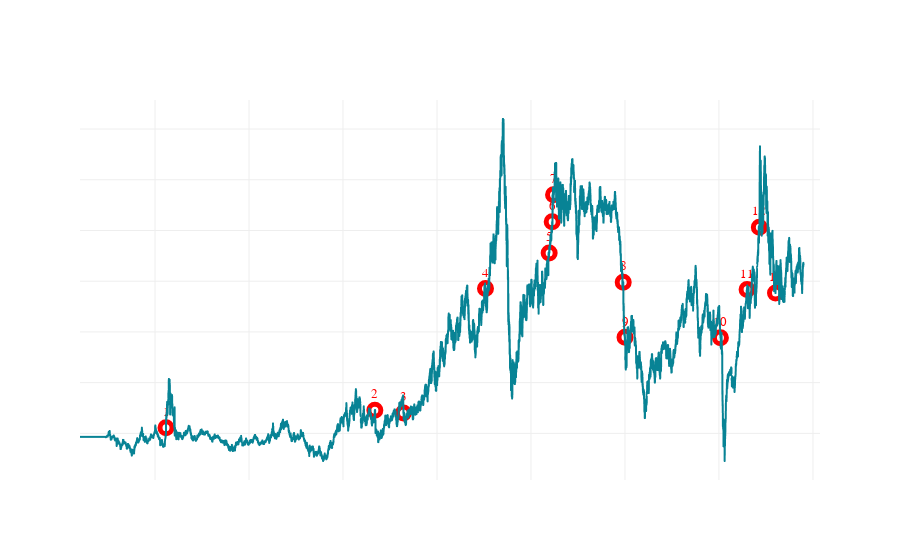

This figure's notebook cell:
### Markdown cell above
#### <font color='#FFBF78'>3.3 Exibição de dados (Marco)</font>

### Code cell
def grafico_momento_preco(df_oleo):
    
    # Função para plotar momentos chave no gráfico
    
    def plot_momentos_chaves_preco_petroleo(fig, df_oleo, evento):
        for ponto, id_evento in evento.items():
            if not df_oleo.query(f'DATA == "{ponto}"').empty:
                fig.add_scatter(
                    x=[ponto], 
                    y=[float(df_oleo.query(f'DATA == "{ponto}"')['PRECO'])], 
                    mode='markers+text', 
                    marker=dict(size=12, symbol='circle-open', color='red', line=dict(width=5)),
                    text=[id_evento.split('.')[0]],  # Apenas o número do evento
                    textposition="top center",
                    textfont=dict(color='red', size=13, family="Arial Black"),
                    hovertext=[id_evento],  # Texto do evento para o hover
                    hoverinfo="text",  # Exibir apenas o texto no hover
                    showlegend=False
                )

    # Função para definir a legenda personalizada
    def set_legenda(fig):
        fig.update_layout(
            legend=dict(
                title='Legenda',
                itemsizing='constant'
            )
        )


    # Eventos chave
    eventos = {
        '1990-08-02': '1. Guerra do Golfo (1990-1991)',
        '2001-09-11': '2. Atentados terroristas nos EUA (2001)',
        '2003-03-20': '3. Guerra do Iraque (2003-2011)',
        '2007-08-01': '4. Crise financeira global (2007-2008)',
        '2010-12-20': '5. Primavera Árabe (2010-2012)',
        '2011-02-17': '6. Guerra Civil na Líbia (2011)',
        '2011-03-15': '7. Conflito na Síria (a partir de 2011)',
        '2014-11-28': '8. OPEP mantém ritmo de produção (2014)',
        '2015-01-02': '9. Grande produção e baixa demanda (2015)',
        '2020-01-30': '10. Pandemia de COVID-19 (2020-2022)',
        '2021-07-01': '11. Recuperação econômica pós-COVID (2021-presente)',
        '2022-02-24': '12. Conflito Rússia-Ucrânia (2022-presente)',
        '2023-01-04': '13. Decisões da OPEC+ e COVID-19 (2022-2023)'
    }

    # Parâmetros de personalização
    titulo_cor = 'white'
    eixo_x_cor = 'white'
    eixo_y_cor = 'white'
    linha_cor = '#088395'
    # fundo_cor = 'black'

    # Criar o gráfico
    fig = px.line(df_oleo, x='DATA', y='PRECO', title='Evolução do preço do barril de petróleo Brent ao longo das décadas (1987 até hoje)', labels={'PRECO':'Preço em US$', 'DATA':'Ano'})

    # Personalizar cores da linha e fundo
    fig.update_traces(line=dict(color=linha_cor))  # Cor da linha

    # Personalizar cores do título e eixos
    fig.update_layout(
        title_font=dict(color=titulo_cor, size=20),
        # title_font=dict(size=20),
        plot_bgcolor='rgba(0, 0, 0, 0)', 
        paper_bgcolor='rgba(0, 0, 0, 0)', 
        # width=1200,
        # height=600,
        xaxis=dict(title_font=dict(color=eixo_x_cor), tickfont=dict(color=eixo_x_cor)),
        yaxis=dict(title_font=dict(color=eixo_y_cor), tickfont=dict(color=eixo_y_cor))
    )

    # Plotar os momentos chave
    plot_momentos_chaves_preco_petroleo(fig, df_oleo, eventos)

    # Definir a legenda personalizada
    set_legenda(fig)

    # Exibir o gráfico
    fig.show()


grafico_momento_preco(df_oleo)

### Figure 1 — Plotly figure (JSON) as saved in the notebook; plotly's stock layout.template omitted (floating-point values rounded to 4 significant figures; data arrays with more than 128 entries replaced by an {"elided": "..."} marker saying what was removed)
{"data": [{"hovertemplate": "Ano=%{x}<br>Preço em US$=%{y}<extra></extra>", "legendgroup": "", "line": {"color": "#088395", "dash": "solid"}, "marker": {"symbol": "circle"}, "mode": "lines", "name": "", "showlegend": false, "type": "scattergl", "x": {"elided": "13473 str values"}, "xaxis": "x", "y": {"elided": "13473 float values"}, "yaxis": "y"}, {"hoverinfo": "text", "hovertext": ["1. Guerra do Golfo (1990-1991)"], "marker": {"color": "red", "line": {"width": 5}, "size": 12, "symbol": "circle-open"}, "mode": "markers+text", "showlegend": false, "text": ["1"], "textfont": {"color": "red", "family": "Arial Black", "size": 13}, "textposition": "top center", "type": "scatter", "x": ["1990-08-02"], "y": [22.25]}, {"hoverinfo": "text", "hovertext": ["2. Atentados terroristas nos EUA (2001)"], "marker": {"color": "red", "line": {"width": 5}, "size": 12, "symbol": "circle-open"}, "mode": "markers+text", "showlegend": false, "text": ["2"], "textfont": {"color": "red", "family": "Arial Black", "size": 13}, "textposition": "top center", "type": "scatter", "x": ["2001-09-11"], "y": [29.12]}, {"hoverinfo": "text", "hovertext": ["3. Guerra do Iraque (2003-2011)"], "marker": {"color": "red", "line": {"width": 5}, "size": 12, "symbol": "circle-open"}, "mode": "markers+text", "showlegend": false, "text": ["3"], "textfont": {"color": "red", "family": "Arial Black", "size": 13}, "textposition": "top center", "type": "scatter", "x": ["2003-03-20"], "y": [28]}, {"hoverinfo": "text", "hovertext": ["4. Crise financeira global (2007-2008)"], "marker": {"color": "red", "line": {"width": 5}, "size": 12, "symbol": "circle-open"}, "mode": "markers+text", "showlegend": false, "text": ["4"], "textfont": {"color": "red", "family": "Arial Black", "size": 13}, "textposition": "top center", "type": "scatter", "x": ["2007-08-01"], "y": [77.11]}, {"hoverinfo": "text", "hovertext": ["5. Primavera Árabe (2010-2012)"], "marker": {"color": "red", "line": {"width": 5}, "size": 12, "symbol": "circle-open"}, "mode": "markers+text", "showlegend": false, "text": ["5"], "textfont": {"color": "red", "family": "Arial Black", "size": 13}, "textposition": "top center", "type": "scatter", "x": ["2010-12-20"], "y": [91.09]}, {"hoverinfo": "text", "hovertext": ["6. Guerra Civil na Líbia (2011)"], "marker": {"color": "red", "line": {"width": 5}, "size": 12, "symbol": "circle-open"}, "mode": "markers+text", "showlegend": false, "text": ["6"], "textfont": {"color": "red", "family": "Arial Black", "size": 13}, "textposition": "top center", "type": "scatter", "x": ["2011-02-17"], "y": [103.5]}, {"hoverinfo": "text", "hovertext": ["7. Conflito na Síria (a partir de 2011)"], "marker": {"color": "red", "line": {"width": 5}, "size": 12, "symbol": "circle-open"}, "mode": "markers+text", "showlegend": false, "text": ["7"], "textfont": {"color": "red", "family": "Arial Black", "size": 13}, "textposition": "top center", "type": "scatter", "x": ["2011-03-15"], "y": [114.1]}, {"hoverinfo": "text", "hovertext": ["8. OPEP mantém ritmo de produção (2014)"], "marker": {"color": "red", "line": {"width": 5}, "size": 12, "symbol": "circle-open"}, "mode": "markers+text", "showlegend": false, "text": ["8"], "textfont": {"color": "red", "family": "Arial Black", "size": 13}, "textposition": "top center", "type": "scatter", "x": ["2014-11-28"], "y": [79.62]}, {"hoverinfo": "text", "hovertext": ["9. Grande produção e baixa demanda (2015)"], "marker": {"color": "red", "line": {"width": 5}, "size": 12, "symbol": "circle-open"}, "mode": "markers+text", "showlegend": false, "text": ["9"], "textfont": {"color": "red", "family": "Arial Black", "size": 13}, "textposition": "top center", "type": "scatter", "x": ["2015-01-02"], "y": [57.86]}, {"hoverinfo": "text", "hovertext": ["10. Pandemia de COVID-19 (2020-2022)"], "marker": {"color": "red", "line": {"width": 5}, "size": 12, "symbol": "circle-open"}, "mode": "markers+text", "showlegend": false, "text": ["10"], "textfont": {"color": "red", "family": "Arial Black", "size": 13}, "textposition": "top center", "type": "scatter", "x": ["2020-01-30"], "y": [57.72]}, {"hoverinfo": "text", "hovertext": ["11. Recuperação econômica pós-COVID (2021-presente)"], "marker": {"color": "red", "line": {"width": 5}, "size": 12, "symbol": "circle-open"}, "mode": "markers+text", "showlegend": false, "text": ["11"], "textfont": {"color": "red", "family": "Arial Black", "size": 13}, "textposition": "top center", "type": "scatter", "x": ["2021-07-01"], "y": [76.69]}, {"hoverinfo": "text", "hovertext": ["12. Conflito Rússia-Ucrânia (2022-presente)"], "marker": {"color": "red", "line": {"width": 5}, "size": 12, "symbol": "circle-open"}, "mode": "markers+text", "showlegend": false, "text": ["12"], "textfont": {"color": "red", "family": "Arial Black", "size": 13}, "textposition": "top center", "type": "scatter", "x": ["2022-02-24"], "y": [101.3]}, {"hoverinfo": "text", "hovertext": ["13. Decisões da OPEC+ e COVID-19 (2022-2023)"], "marker": {"color": "red", "line": {"width": 5}, "size": 12, "symbol": "circle-open"}, "mode": "markers+text", "showlegend": false, "text": ["13"], "textfont": {"color": "red", "family": "Arial Black", "size": 13}, "textposition": "top center", "type": "scatter", "x": ["2023-01-04"], "y": [75.31]}], "layout": {"legend": {"itemsizing": "constant", "title": {"text": "Legenda"}, "tracegroupgap": 0}, "paper_bgcolor": "rgba(0, 0, 0, 0)", "plot_bgcolor": "rgba(0, 0, 0, 0)", "title": {"font": {"color": "white", "size": 20}, "text": "Evolução do preço do barril de petróleo Brent ao longo das décadas (1987 até hoje)"}, "xaxis": {"anchor": "y", "domain": [0, 1], "tickfont": {"color": "white"}, "title": {"font": {"color": "white"}, "text": "Ano"}}, "yaxis": {"anchor": "x", "domain": [0, 1], "tickfont": {"color": "white"}, "title": {"font": {"color": "white"}, "text": "Preço em US$"}}}}
